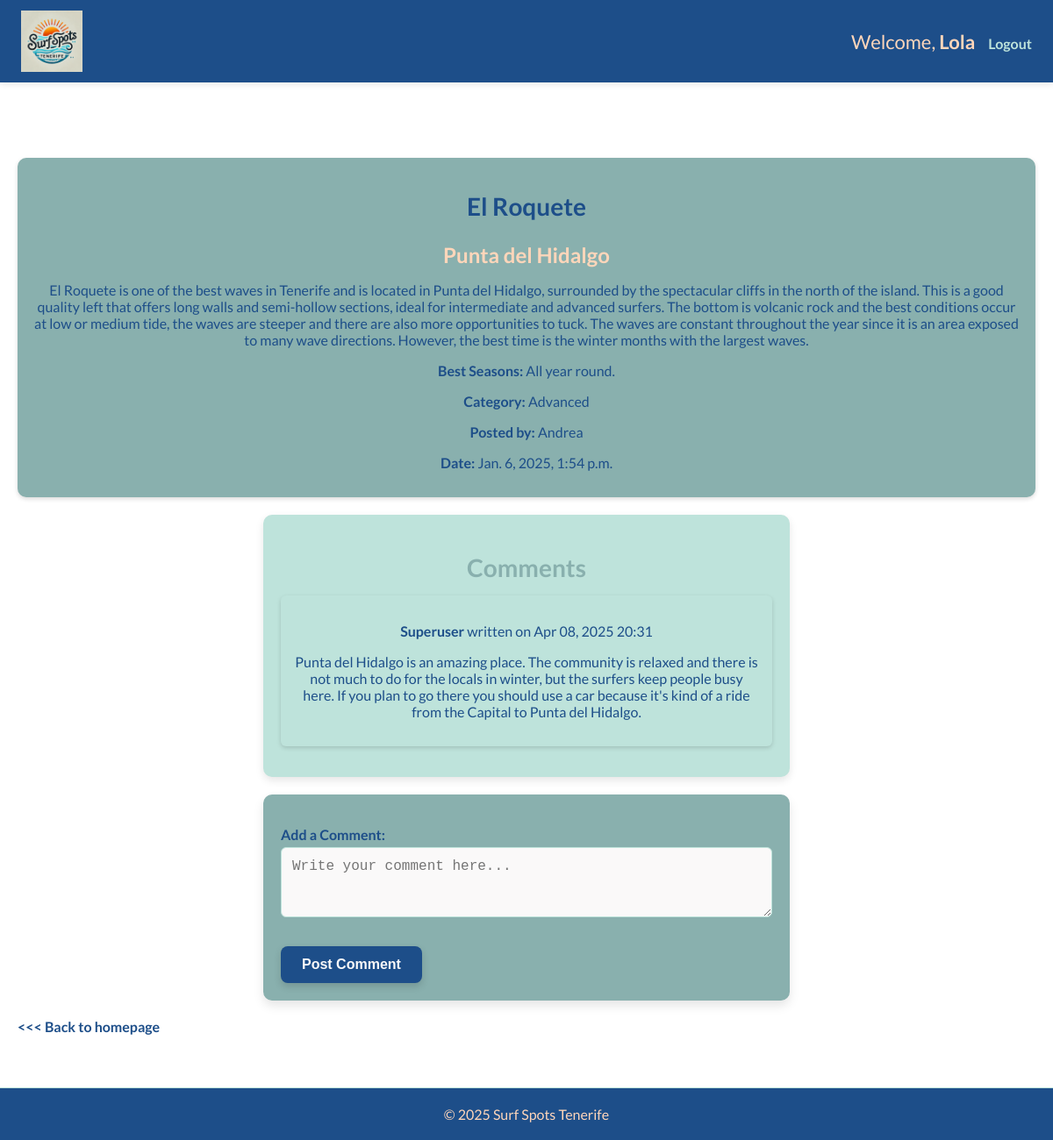
The app's page /users/surf_spots/detail/6/ (signed in) with its own data.
### users_account/models.py (models this page shows, shortened)
class NovaUser(AbstractUser):
    pass

class SurfSpot(models.Model):
    CATEGORY_CHOICES = [
        ("Beginner", "Beginner"),
        ("Advanced", "Advanced"),
        ("For Everyone", "For Everyone"),
    ]
    title = models.CharField(max_length=50)
    location = models.CharField(max_length=50)
    description = models.TextField()
    best_seasons = models.CharField(max_length=300, blank=True, null=True)
    category = models.CharField(max_length=20, choices=CATEGORY_CHOICES, default="For Everyone") # New category field
    user = models.ForeignKey(settings.AUTH_USER_MODEL, on_delete=models.CASCADE)
    created_at = models.DateTimeField(auto_now_add=True)

class Comment(models.Model):
    surf_spot = models.ForeignKey(SurfSpot, on_delete=models.CASCADE, related_name="comments")#a foreign key to the Surf Spot linking to each comment.
    user = models.ForeignKey(settings.AUTH_USER_MODEL, on_delete=models.CASCADE)
    content = models.TextField() #content of the comment
    created_at = models.DateTimeField(auto_now_add=True) # timestamp when was the comment created

### users_account/views.py (the view)
# urls.py: path('surf_spots/detail/<int:spot_id>/', views.surf_spot_detail, name='surf_spot_detail'),
@login_required
def surf_spot_detail(request, spot_id):
    form = CommentForm()
    surf_spot = get_object_or_404(SurfSpot, id=spot_id)
    return render(request, 'users_account/surf_spot_detail.html', {'surf_spot': surf_spot, 'comment_form': form})

### users_account/forms.py
class CommentForm (forms.ModelForm):
    class Meta:
        model = Comment
        fields = ['content'] # Only include the content field for user input
        widgets = {
            'content': forms.Textarea(attrs={
                'class': 'form-control',
                'placeholder': 'Write your comment here...',
                'rows': 3,
            })
        }
        labels = {
            'content': 'Add a Comment',
        }

### users_account/templates/users_account/surf_spot_detail.html (shortened to what this page needs)
{% extends 'base.html' %}
{% block content %}
<div class="main-content">
    <div class="surf-spot">
        <h2 class="spot-title">{{ surf_spot.title }}</h2>
        <h3><strong> {{ surf_spot.location }} </strong></h3>
        <p>{{ surf_spot.description }}</p>
        <p><strong>Best Seasons:</strong> {{ surf_spot.best_seasons }}</p>
        <p><strong>Category:</strong> {{ surf_spot.category }}</p>
        <p><strong>Posted by:</strong> {{ surf_spot.user.username }}</p>
        <p><strong>Date:</strong> {{ surf_spot.created_at }}</p>
    </div>
    <div class="comments-section">
        <h2>Comments</h2>
        {% if surf_spot.comments.exists %}
        {% for comment in surf_spot.comments.all %}
        <div class="comment">
            <p><strong>{{ comment.user.username }}</strong> written on {{ comment.created_at|date:"M d, Y H:i" }}
            </p>
            <p>{{ comment.content }}</p>
        </div>
        {% endfor %}
        {% else %}
        <p>No comments yet.</p>
        {% endif %}
    </div>
    {% if request.user.is_authenticated %}
    <div class="comment-form">
        <form method="POST" action="{% url 'add_comment' surf_spot.id %}">
            {{ comment_form.as_p }}
            <button type="submit" class="btn-primary">Post Comment</button>
        </form>
    </div>
    <a href="{% url 'home' %}" class="link">
        <<< Back to homepage</a>
            {% else %}
            <p>You must <a href="{% url 'login' %}">Log in</a> to post a comment.</p>
            {% endif %}
</div>
{% endblock %}

### templates/base.html (shortened to what this page needs)
{% load static %}
<!DOCTYPE html>
<html lang="en">
<head>
    <link rel="stylesheet" href="{% static 'css/styles.css' %}">
</head>
<body>
    <nav class="navbar">
        <div class="nav-container">
            <a href="{% url 'home' %}" class="logo">
                <img src="{% static 'images/logo.png' %}" alt="Surf Spots Logo" class="logo-img">
            </a>
            <ul class="nav-links">
                {% if request.user.is_authenticated %}
                <li>Welcome, <strong>{{ request.user.username }}</strong></li>
                <li><a href="{% url 'logout' %}" class="nav-link">Logout</a></li>
                {% else %}
                <li><a href="{% url 'login' %}" class="nav-link">Login</a></li>
                {% endif %}
            </ul>
        </div>
    </nav>
    <main>
        {% block content %}{% endblock %}
    </main>
    <footer>
        <p>&copy; 2025 Surf Spots Tenerife</p>
    </footer>
</body>
</html>

### static/css/styles.css (style rules this page uses)
:root { --light-orange: #FFD6BA; --light-green: #BEE3DB; --mint-green: #89B0AE; --dark: #1D4E89; --light: #FAF9F9; }
*, *::before, *::after { box-sizing: inherit; }
body, html { margin: 0; padding: 0; box-sizing: border-box; font-family: 'Lato', sans-serif; overflow-x: hidden; scroll-behavior: smooth; }
.navbar { background-color: var(--dark); padding: 12px 24px; position: fixed; top: 0; left: 0; width: 100%; z-index: 1000; box-shadow: 0 2px 8px rgba(0, 0, 0, 0.1); color: var(--light); }
.nav-container { display: flex; justify-content: space-between; align-items: center; flex-wrap: wrap; max-width: 1200px; margin: 0 auto; }
.nav-links { list-style: none; display: flex; flex-wrap: wrap; align-items: center; gap: 15px; }
.nav-links li { color: var(--light-orange); }
.nav-links a { text-decoration: none; color: var(--light-green); font-weight: bold; font-size: 16px; transition: color 0.3s ease; }
.logo { display: flex; align-items: center; gap: 12px; color: var(--light-orange); font-weight: bold; text-decoration: none; font-size: 22px; }
.logo-img { height: 70px; width: auto; }
h1, h2, h3, p { margin-bottom: 15px; text-align: center; color: var(--dark); }
h2 { font-size: clamp(20px, 4vw, 28px); color: var(--mint-green); }
h3 { font-size: clamp(18px, 3vw, 24px); color: var(--light-orange); }
p, li, .nav-links a { font-size: clamp(18px, 2.5vw, 22px); }
p, form label, form input, form textarea, form select, .nav-links a, .comment, .surf-spot, button { font-size: clamp(14px, 2.5vw, 16px); }
button, .btn-primary, .delete-btn, .edit-btn, .post-comment-btn { background-color: var(--dark); color: var(--light); border: none; padding: 12px 24px; border-radius: 8px; font-size: 16px; font-weight: bold; cursor: pointer; text-decoration: none; box-shadow: 0 4px 8px rgba(0, 0, 0, 0.15); transition: all 0.3s ease-in-out; }
a { cursor: pointer; color: var(--dark); text-decoration: none; transition: transform 0.2s ease, color 0.2s ease; font-weight: 700; }
main { padding-top: 80px; }
.main-content { padding: 20px; padding-top: 100px; margin: 0 auto; max-width: 1200px; }
.spot-title { color: var(--dark); }
form { background: var(--mint-green); padding: 20px; border-radius: 10px; box-shadow: 0 6px 12px rgba(0, 0, 0, 0.1); margin: 20px auto; width: 100%; max-width: 600px; color: var(--dark); }
form label { display: flex; font-weight: bold; margin-bottom: 5px; margin-top: 0; }
form input, form textarea, form select { width: 100%; padding: 12px; margin-bottom: 15px; border: 1px solid var(--light-green); border-radius: 6px; font-size: 16px; background-color: var(--light); }
.surf-spot { background: var(--mint-green); padding: 15px; border-radius: 10px; margin-bottom: 20px; box-shadow: 0 2px 5px rgba(0, 0, 0, 0.15); color: white; }
.comments-section { background-color: var(--light-green); padding: 20px; border-radius: 10px; box-shadow: 0 4px 10px rgb(0, 0, 0, 0.1); max-width: 600px; margin: 20px auto; }
.comment { padding: 15px; margin-bottom: 15px; background-color: var(--light-green); border-radius: 6px; color: var(--dark); box-shadow: 0 2px 5px rgba(0, 0, 0, 0.15); }
footer { background-color: var(--dark); color: var(--light-orange); padding: 20px; text-align: center; font-size: 16px; margin-top: 40px; border-top: 1px solid var(--light-green); position: relative; z-index: 10; }
footer p { margin: 0; color: var(--light-orange); text-align: center; }

### records on screen
NovaUser: user.username "Lola"
SurfSpot: title "El Roquete", location "Punta del Hidalgo", description "El Roquete is one of the best waves in Tenerife and is located in Punta del Hidalgo, surrounded by the spectacular cliffs in the north of the island. This is a good quality left that offers long walls and semi-hollow sections, ideal for intermediate and advanced surfers. The bottom is volcanic rock and the best conditions occur at low or medium tide, the waves are steeper and there are also more opportunities to tuck. The waves are constant throughout the year since it is an area exposed to many wave directions. However, the best time is the winter months with the largest waves.", best_seasons "All year round.", category "Advanced", user.username "Andrea", created_at "Jan. 6, 2025, 1:54 p.m."
Comment: user.username "Superuser", created_at "Apr 08, 2025 20:31", content "Punta del Hidalgo is an amazing place. The community is relaxed and there is not much to do for the locals in winter, but the surfers keep people busy here. If you plan to go there you should use a car because it's kind of a ride from the Capital to Punta del Hidalgo."
